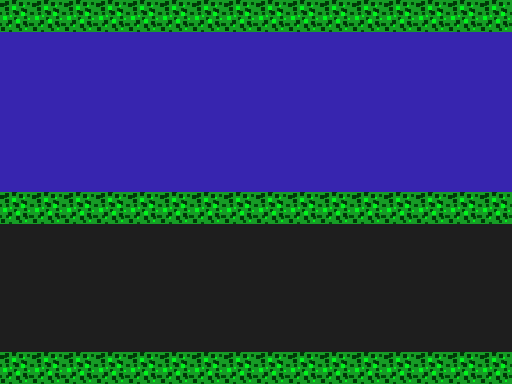

This is a level from a 2D game, rendered from its Tiled map with the project's own tilesets. A one-line summary and the complete map file follow:
An orthogonal 16x12 tile map with 32x32 px tiles, 1 tile layer (Tile Layer 1).

<map version="1.2" tiledversion="1.3.1" orientation="orthogonal" renderorder="left-up" compressionlevel="-1" width="16" height="12" tilewidth="32" tileheight="32" infinite="0" nextlayerid="2" nextobjectid="1">
 <tileset firstgid="1" source="map_objects.tsx" />
 <layer id="1" name="Tile Layer 1" width="16" height="12">
  <data encoding="csv">
1,1,1,1,1,1,1,1,1,1,1,1,1,1,1,1,
2,2,2,2,2,2,2,2,2,2,2,2,2,2,2,2,
2,2,2,2,2,2,2,2,2,2,2,2,2,2,2,2,
2,2,2,2,2,2,2,2,2,2,2,2,2,2,2,2,
2,2,2,2,2,2,2,2,2,2,2,2,2,2,2,2,
2,2,2,2,2,2,2,2,2,2,2,2,2,2,2,2,
1,1,1,1,1,1,1,1,1,1,1,1,1,1,1,1,
3,3,3,3,3,3,3,3,3,3,3,3,3,3,3,3,
3,3,3,3,3,3,3,3,3,3,3,3,3,3,3,3,
3,3,3,3,3,3,3,3,3,3,3,3,3,3,3,3,
3,3,3,3,3,3,3,3,3,3,3,3,3,3,3,3,
1,1,1,1,1,1,1,1,1,1,1,1,1,1,1,1
</data>
 </layer>
</map>